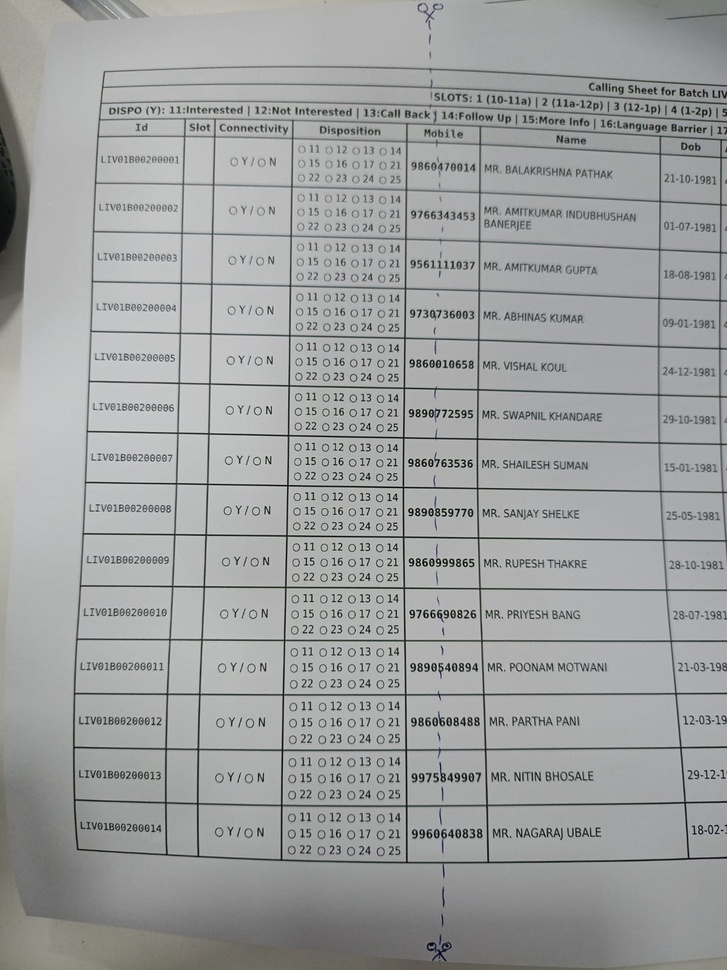
#> input picture DB tables/cutline example.jpg, 727 x 970 px, shrunk from 1200 x 1600 before the run
$ python enhanced_image_preprocessor.py 'DB tables/cutline example.jpg' 'DB tables/cutline example.jpg'
#> lines starting #> are read from the running program, lines starting #| are printed output that depends on the picture; after the words box and inside, x2 and y2 are one past the last pixel; in counts of white or black regions, pixels touching at a corner belong together
import cv2
import numpy as np
import pathlib
from PIL import Image, ImageEnhance
import json
import sys

class EnhancedImagePreprocessor:
    def __init__(self):
        self.debug_mode = False

    def detect_and_correct_skew(self, image):
        """Detect and correct document skew using Hough line detection"""
        try:
            gray = cv2.cvtColor(image, cv2.COLOR_BGR2GRAY) if len(image.shape) == 3 else image

            # Edge detection for line detection
            edges = cv2.Canny(gray, 50, 150, apertureSize=3)

            # Detect lines using Hough transform
            lines = cv2.HoughLines(edges, 1, np.pi/180, threshold=100)

            if lines is not None and len(lines) > 0:
                # Calculate average angle of detected lines
                angles = []
                for rho, theta in lines[:10]:  # Use first 10 lines
                    angle = theta - np.pi/2
                    angles.append(angle)

                # Use median angle to avoid outliers
                median_angle = np.median(angles)
                skew_angle = np.degrees(median_angle)

                # Only correct if skew is significant (> 0.5 degrees)
                if abs(skew_angle) > 0.5:
                    # Rotate image to correct skew
                    rows, cols = gray.shape
                    rotation_matrix = cv2.getRotationMatrix2D((cols/2, rows/2), skew_angle, 1)
                    corrected = cv2.warpAffine(image, rotation_matrix, (cols, rows),
                                             flags=cv2.INTER_CUBIC,
                                             borderMode=cv2.BORDER_REPLICATE)
                    return corrected, skew_angle

            return image, 0.0
        except Exception:
            return image, 0.0

    def enhance_contrast_and_brightness(self, image):
        """Enhanced contrast and brightness for better mark detection"""
        try:
            # Convert to PIL for better enhancement control
            if len(image.shape) == 3:
                pil_image = Image.fromarray(cv2.cvtColor(image, cv2.COLOR_BGR2RGB))
            else:
                pil_image = Image.fromarray(image)

            # Enhance contrast for handwritten marks
            contrast_enhancer = ImageEnhance.Contrast(pil_image)
            enhanced = contrast_enhancer.enhance(1.3)

            # Enhance sharpness for better edge detection
            sharpness_enhancer = ImageEnhance.Sharpness(enhanced)
            enhanced = sharpness_enhancer.enhance(1.2)

            # Convert back to CV2
            enhanced_cv = np.array(enhanced)
            if len(image.shape) == 3:
                enhanced_cv = cv2.cvtColor(enhanced_cv, cv2.COLOR_RGB2BGR)

            return enhanced_cv
        except Exception:
            return image

    def adaptive_noise_reduction(self, image):
        """Advanced noise reduction while preserving marks"""
        try:
            if len(image.shape) == 3:
                # For color images - reduce noise in each channel
                denoised = cv2.fastNlMeansDenoisingColored(image, None, 10, 10, 7, 21)
            else:
                # For grayscale - use stronger denoising
                denoised = cv2.fastNlMeansDenoising(image, None, h=12, templateWindowSize=7, searchWindowSize=21)

            return denoised
        except Exception:
            return image

    def enhance_handwritten_marks(self, gray_image):
        """Specifically enhance handwritten marks and filled circles"""
        try:
            # Create multiple enhanced versions for different mark types

            # 1. Enhance dark pen marks
            kernel_pen = cv2.getStructuringElement(cv2.MORPH_ELLIPSE, (2, 2))
            pen_enhanced = cv2.morphologyEx(gray_image, cv2.MORPH_CLOSE, kernel_pen)

            # 2. Enhance filled circles using morphological operations
            kernel_circle = cv2.getStructuringElement(cv2.MORPH_ELLIPSE, (3, 3))
            circle_enhanced = cv2.morphologyEx(gray_image, cv2.MORPH_CLOSE, kernel_circle)

            # 3. Combine both enhancements
            combined = cv2.bitwise_and(pen_enhanced, circle_enhanced)

            return combined
        except Exception:
            return gray_image

    def create_multi_threshold_binary(self, gray_image):
        """Create multiple binary versions with different thresholds"""
        try:
            # Method 1: Adaptive Gaussian (current method)
            binary1 = cv2.adaptiveThreshold(
                gray_image, 255, cv2.ADAPTIVE_THRESH_GAUSSIAN_C,
                cv2.THRESH_BINARY, 11, 2
            )

            # Method 2: Adaptive Mean (better for uniform lighting)
            binary2 = cv2.adaptiveThreshold(
                gray_image, 255, cv2.ADAPTIVE_THRESH_MEAN_C,
                cv2.THRESH_BINARY, 11, 2
            )

            # Method 3: OTSU threshold (good for bimodal distribution)
            _, binary3 = cv2.threshold(gray_image, 0, 255, cv2.THRESH_BINARY + cv2.THRESH_OTSU)

            # Combine the best of all three methods
            combined_binary = cv2.bitwise_and(binary1, cv2.bitwise_or(binary2, binary3))

            return combined_binary
        except Exception:
            # Fallback to original method
            return cv2.adaptiveThreshold(
                gray_image, 255, cv2.ADAPTIVE_THRESH_GAUSSIAN_C,
                cv2.THRESH_BINARY, 11, 2
            )

    def process_image(self, input_path: pathlib.Path) -> pathlib.Path:
        """Enhanced preprocessing pipeline for calling sheet OCR"""
        try:
            # Load original image
            image = cv2.imread(str(input_path))
            if image is None:
                return input_path

            # Step 1: Correct perspective/skew
            corrected, skew_angle = self.detect_and_correct_skew(image)
            if self.debug_mode:
                print(f"Skew correction applied: {skew_angle:.2f} degrees", file=sys.stderr)

            # Step 2: Enhance contrast and brightness
            enhanced = self.enhance_contrast_and_brightness(corrected)

            # Step 3: Advanced noise reduction
            denoised = self.adaptive_noise_reduction(enhanced)

            # Step 4: Convert to grayscale
            gray = cv2.cvtColor(denoised, cv2.COLOR_BGR2GRAY)

            # Step 5: Enhance handwritten marks specifically
            mark_enhanced = self.enhance_handwritten_marks(gray)

            # Step 6: Create optimized binary image
            binary_image = self.create_multi_threshold_binary(mark_enhanced)

            # Step 7: Final cleanup - remove small noise
            kernel_cleanup = cv2.getStructuringElement(cv2.MORPH_ELLIPSE, (1, 1))
            cleaned = cv2.morphologyEx(binary_image, cv2.MORPH_OPEN, kernel_cleanup)

            # Save enhanced image
            output_path = input_path.parent / f"enhanced_{input_path.name}"
            cv2.imwrite(str(output_path), cleaned)

            if self.debug_mode:
                # Save intermediate steps for debugging
                debug_path = input_path.parent / f"debug_steps_{input_path.stem}"
                debug_path.mkdir(exist_ok=True)
                cv2.imwrite(str(debug_path / "01_corrected.jpg"), corrected)
                cv2.imwrite(str(debug_path / "02_enhanced.jpg"), enhanced)
                cv2.imwrite(str(debug_path / "03_denoised.jpg"), denoised)
                cv2.imwrite(str(debug_path / "04_mark_enhanced.jpg"), mark_enhanced)
                cv2.imwrite(str(debug_path / "05_final_binary.jpg"), cleaned)

            return output_path

        except Exception as e:
            if self.debug_mode:
                print(f"Enhancement failed: {str(e)}", file=sys.stderr)
            return input_path

def main():
    if len(sys.argv) < 2:
        print(json.dumps({"error": "No file path provided"}))
        sys.exit(1)

    input_path = pathlib.Path(sys.argv[1])
    if not input_path.exists():
        print(json.dumps({"error": f"File not found: {input_path}"}))
        sys.exit(1)

    # Enable debug mode if requested
    debug_mode = len(sys.argv) > 2 and sys.argv[2] == "debug"

    processor = EnhancedImagePreprocessor()
    processor.debug_mode = debug_mode

    try:
        enhanced_path = processor.process_image(input_path)
#> in process_image, image is the input picture: shape (970, 727, 3); mean B, G, R 159.7, 160.1, 158.8
#> in detect_and_correct_skew, `edges = cv2.Canny(gray, 50, 150, apertureSize=3)`:
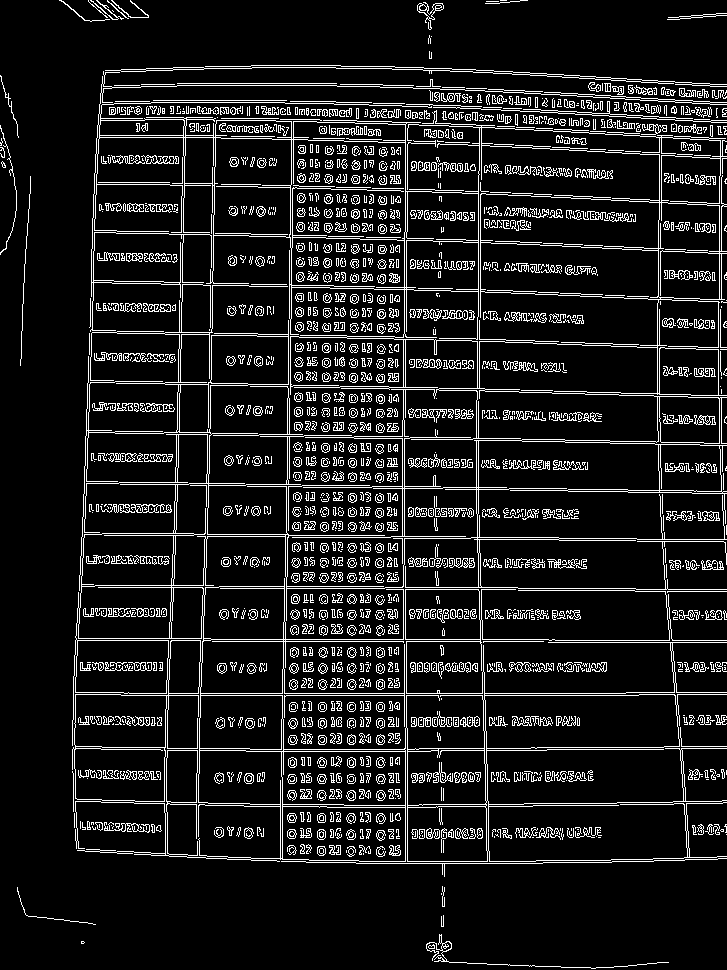
#> edges: shape (970, 727); 10.8% white in thin lines or dots
#> after the loop in detect_and_correct_skew, `for rho, theta in lines[:10]:`: angles = []
#> in process_image, `corrected, skew_angle = self.detect_and_correct_skew(image)`: skew_angle = 0
#> in enhance_handwritten_marks, `circle_enhanced = cv2.morphologyEx(gray_image, cv2.MORPH_CLOSE, kernel..`:
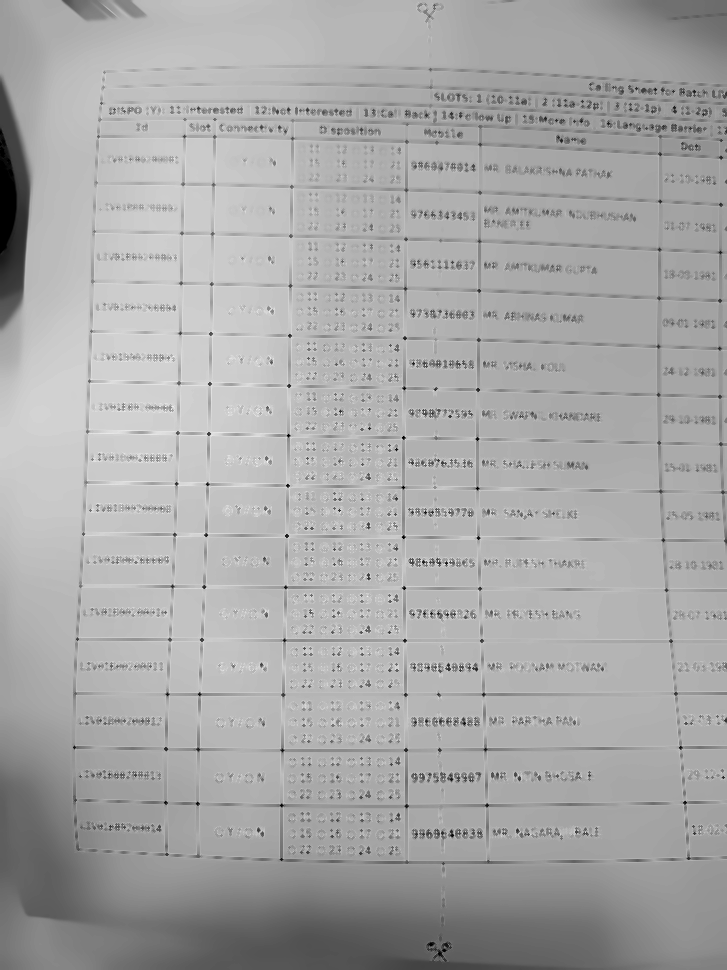
#> circle_enhanced: shape (970, 727); min 0, max 253, mean 167.5
#> in enhance_handwritten_marks, `combined = cv2.bitwise_and(pen_enhanced, circle_enhanced)`:
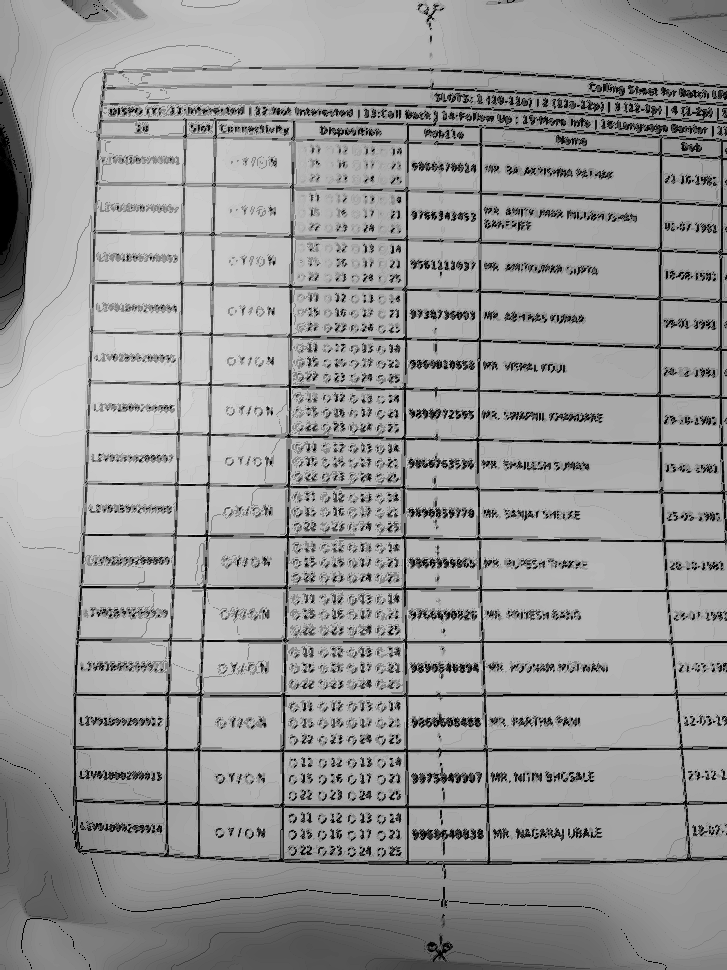
#> combined: shape (970, 727); min 0, max 229, mean 152.9
#> in create_multi_threshold_binary, `binary1 = cv2.adaptiveThreshold( gray_image, 255, cv2.ADAPTIVE_THRESH_..`: binary1: shape (970, 727); 84.5% white; black in thin lines or dots
#> in create_multi_threshold_binary, `binary2 = cv2.adaptiveThreshold( gray_image, 255, cv2.ADAPTIVE_THRESH_..`:
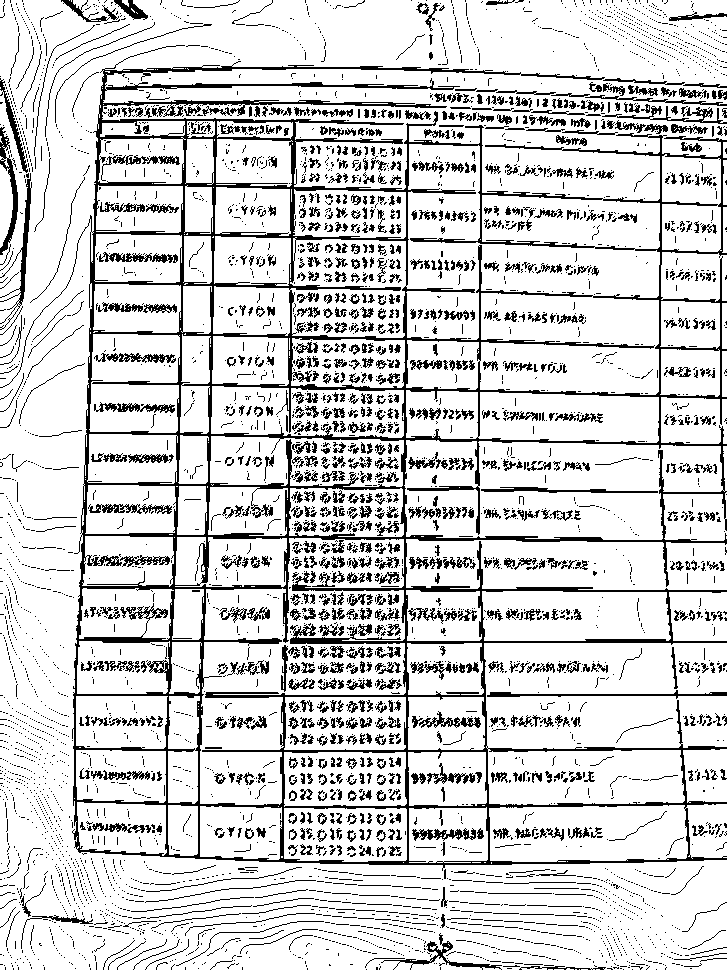
#> binary2: shape (970, 727); 83.1% white; black in thin lines or dots
#> in create_multi_threshold_binary, `_, binary3 = cv2.threshold(gray_image, 0, 255, cv2.THRESH_BINARY + cv2..`:
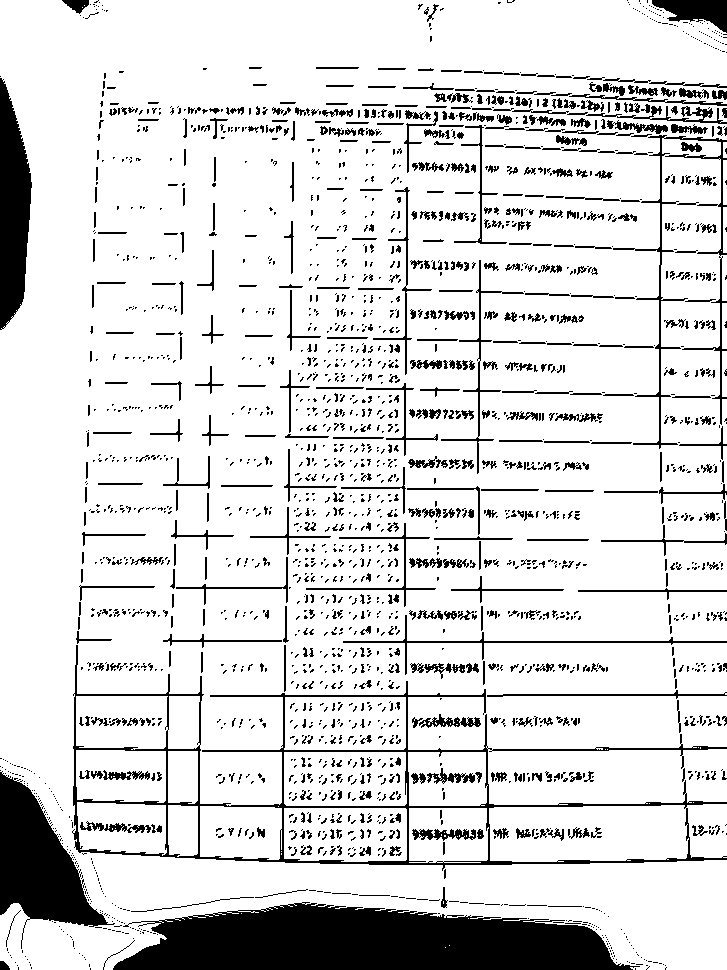
#> binary3: shape (970, 727); 85.6% white; 2378 black regions (1752 under 20 px), largest, box (x1, y1, x2, y2) and area: (113, 902, 640, 970) 25737, (0, 771, 115, 949) 8923, (72, 645, 727, 871) 8173
#> in create_multi_threshold_binary, `combined_binary = cv2.bitwise_and(binary1, cv2.bitwise_or(binary2, bin..`:
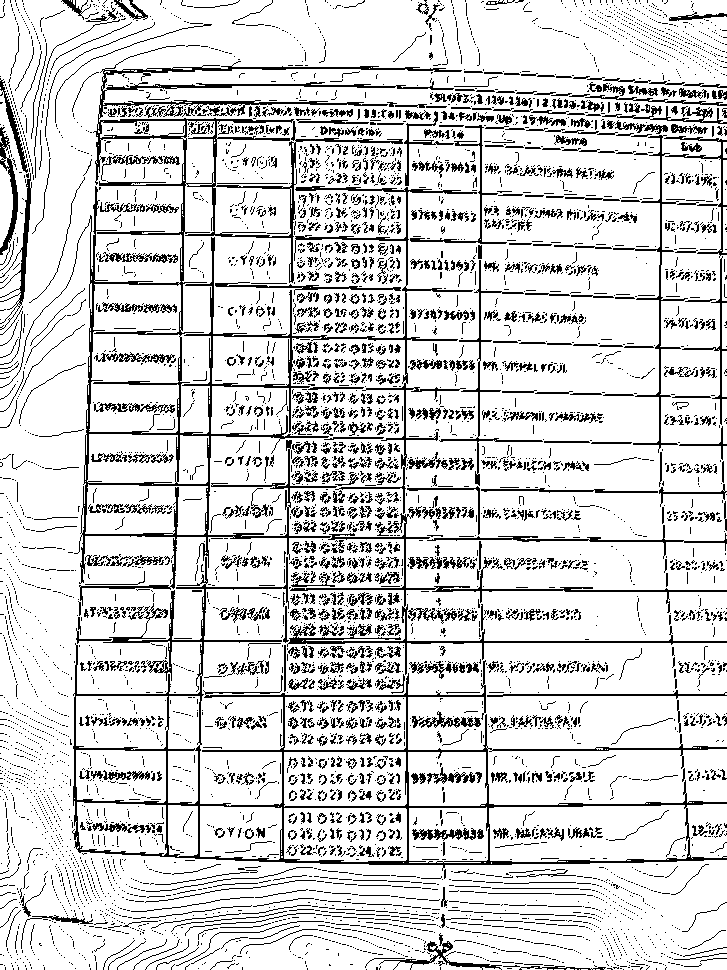
#> combined_binary: shape (970, 727); 84% white; black in thin lines or dots
        print(json.dumps({
            "success": True,
            "enhanced_image_path": str(enhanced_path),
            "original_path": str(input_path)
        }))
    except Exception as e:
        print(json.dumps({"error": f"Processing failed: {str(e)}"}))
        sys.exit(1)

if __name__ == "__main__":
    main()
